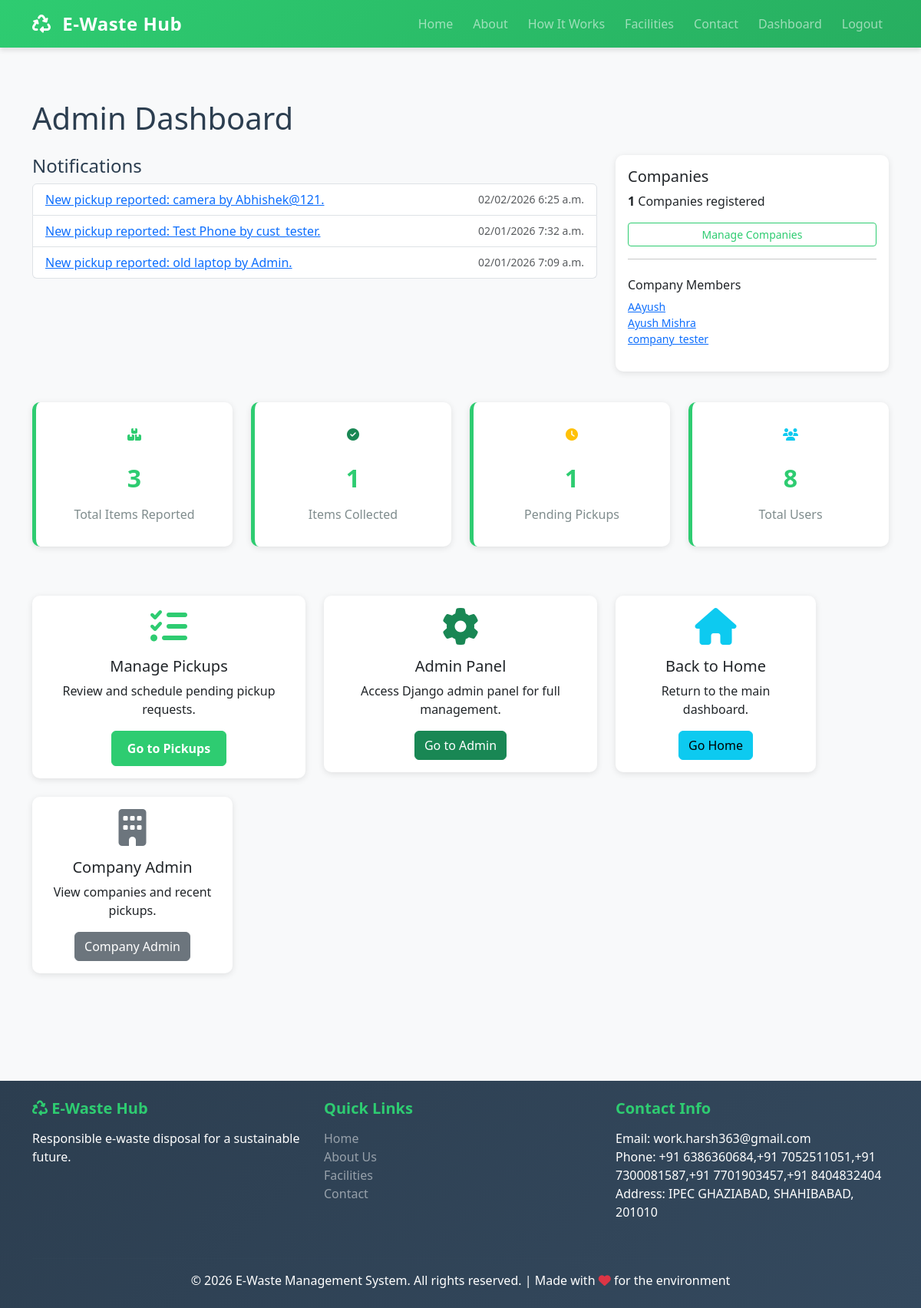
/admin-dashboard/ (signed in), run on the app's committed database.
### ewaste/models.py (models this page shows, shortened)
class Notification(models.Model):
    user = models.ForeignKey(User, on_delete=models.CASCADE, null=True, blank=True, related_name='notifications')
    company = models.ForeignKey('Company', on_delete=models.CASCADE, null=True, blank=True, related_name='notifications')
    message = models.TextField()
    url = models.CharField(max_length=500, blank=True)
    is_read = models.BooleanField(default=False)
    created_at = models.DateTimeField(auto_now_add=True)
    class Meta:
        ordering = ['-created_at']

### ewaste/views.py (the view)
# urls.py: path('admin-dashboard/', views.admin_dashboard, name='admin_dashboard'),
@login_required(login_url='login')
def admin_dashboard(request):
    if not request.user.is_staff:
        messages.error(request, "You don't have permission to access this page!")
        return redirect('dashboard')
    total_items = EWasteItem.objects.count()
    collected_items = EWasteItem.objects.filter(is_collected=True).count()
    pending_pickups = PickupRequest.objects.filter(status='pending').count()
    total_users = User.objects.count()
    notifications = Notification.objects.filter(user=request.user, is_read=False)
    companies_count = Company.objects.count()
    company_members = User.objects.filter(profile__is_company=True)
    context = {
        'total_items': total_items,
        'collected_items': collected_items,
        'pending_pickups': pending_pickups,
        'total_users': total_users,
        'notifications': notifications,
        'companies_count': companies_count,
        'company_members': company_members,
    }
    return render(request, 'admin_dashboard.html', context)

### ewaste/templatetags/profile_extras.py (called while the page is built)
@register.filter(name='is_company')
def is_company(user):
    try:
        profile = getattr(user, 'profile', None)
        return bool(profile and getattr(profile, 'is_company', False))
    except Exception:
        return False

### templates/admin_dashboard.html (shortened to what this page needs)
{% extends 'base.html' %}
{% block content %}
<div class="container py-5">
    <h1 class="mb-4">Admin Dashboard</h1>
    <div class="row mb-4">
        <div class="col-md-8 mb-3">
            <h4>Notifications</h4>
            {% if notifications %}
                <ul class="list-group">
                    {% for n in notifications %}
                    <li class="list-group-item d-flex justify-content-between align-items-center">
                        <a href="{{ n.url }}">{{ n.message|truncatechars:100 }}</a>
                        <small class="text-muted">{{ n.created_at|date:"SHORT_DATETIME_FORMAT" }}</small>
                    </li>
                    {% endfor %}
                </ul>
            {% else %}
                <p>No new notifications.</p>
            {% endif %}
        </div>
        <div class="col-md-4 mb-3">
            <div class="card p-3">
                <h5>Companies</h5>
                <p><strong>{{ companies_count }}</strong> Companies registered</p>
                <a href="/admin/ewaste/company/" class="btn btn-outline-primary btn-sm">Manage Companies</a>
                <hr>
                <h6 class="mt-2">Company Members</h6>
                {% if company_members.exists %}
                    <ul class="list-unstyled small">
                        {% for cm in company_members|slice:":5" %}
                        <li><a href="/admin/auth/user/{{ cm.id }}/change/">{{ cm.get_full_name|default:cm.username }}</a></li>
                        {% endfor %}
                    </ul>
                {% else %}
                    <p class="small">No company members yet.</p>
                {% endif %}
            </div>
        </div>
    </div>
    <div class="row mb-5">
        <div class="col-md-3 mb-3">
            <div class="stat-card">
                <i class="fas fa-boxes text-primary"></i>
                <h3>{{ total_items }}</h3>
                <p>Total Items Reported</p>
            </div>
        </div>
        <div class="col-md-3 mb-3">
            <div class="stat-card">
                <i class="fas fa-check-circle text-success"></i>
                <h3>{{ collected_items }}</h3>
                <p>Items Collected</p>
            </div>
        </div>
        <div class="col-md-3 mb-3">
            <div class="stat-card">
                <i class="fas fa-clock text-warning"></i>
                <h3>{{ pending_pickups }}</h3>
                <p>Pending Pickups</p>
            </div>
        </div>
        <div class="col-md-3 mb-3">
            <div class="stat-card">
                <i class="fas fa-users text-info"></i>
                <h3>{{ total_users }}</h3>
                <p>Total Users</p>
            </div>
        </div>
    </div>
    <div class="row">
        <div class="col-md-4 mb-4">
            <div class="card">
                <div class="card-body text-center">
                    <i class="fas fa-tasks fa-3x text-primary mb-3"></i>
                    <h5 class="card-title">Manage Pickups</h5>
                    <p class="card-text">Review and schedule pending pickup requests.</p>
                    <a href="{% url 'manage_pickups' %}" class="btn btn-primary">Go to Pickups</a>
                </div>
            </div>
        </div>
        <div class="col-md-4 mb-4">
            <div class="card">
                <div class="card-body text-center">
                    <i class="fas fa-cog fa-3x text-success mb-3"></i>
                    <h5 class="card-title">Admin Panel</h5>
                    <p class="card-text">Access Django admin panel for full management.</p>
                    <a href="/admin/" class="btn btn-success">Go to Admin</a>
                </div>
            </div>
        </div>
        <div class="col-md-3 mb-4">
            <div class="card">
                <div class="card-body text-center">
                    <i class="fas fa-home fa-3x text-info mb-3"></i>
                    <h5 class="card-title">Back to Home</h5>
                    <p class="card-text">Return to the main dashboard.</p>
                    <a href="{% url 'home' %}" class="btn btn-info">Go Home</a>
                </div>
            </div>
        </div>
        <div class="col-md-3 mb-4">
            <div class="card">
                <div class="card-body text-center">
                    <i class="fas fa-building fa-3x text-secondary mb-3"></i>
                    <h5 class="card-title">Company Admin</h5>
                    <p class="card-text">View companies and recent pickups.</p>
                    <a href="{% url 'company_admin' %}" class="btn btn-secondary">Company Admin</a>
                </div>
            </div>
        </div>
    </div>
</div>
{% endblock %}

### templates/static/css/style.css (style rules this page uses)
:root { --primary-color: #2ecc71; --secondary-color: #3498db; --dark-color: #2c3e50; --light-color: #ecf0f1; --danger-color: #e74c3c; --warning-color: #f39c12; }
* { margin: 0; padding: 0; box-sizing: border-box; }
body { font-family: 'Segoe UI', Tahoma, Geneva, Verdana, sans-serif; color: #2c3e50; background-color: #f8f9fa; }
.card { border: none; border-radius: 10px; box-shadow: 0 2px 8px rgba(0, 0, 0, 0.1); transition: all 0.3s ease; }
.stat-card { background: white; padding: 30px; border-radius: 10px; text-align: center; box-shadow: 0 2px 8px rgba(0, 0, 0, 0.1); border-left: 5px solid var(--primary-color); }
.stat-card i { margin-bottom: 15px; }
.stat-card h3 { font-size: 2rem; font-weight: 700; color: var(--primary-color); margin: 15px 0; }
.stat-card p { color: #7f8c8d; font-weight: 500; margin: 0; }
.btn-primary { background-color: var(--primary-color); border-color: var(--primary-color); font-weight: 600; padding: 10px 20px; transition: all 0.3s ease; }
.btn-outline-primary { color: var(--primary-color); border-color: var(--primary-color); }
.card { animation: slideIn 0.3s ease-out; }
.text-primary { color: var(--primary-color) !important; }

### data on the page
Notification: message "New pickup reported: camera by Abhishek@121.", created_at "02/02/2026 6:25 a.m."
Notification: message "New pickup reported: Test Phone by cust_tester.", created_at "02/01/2026 7:32 a.m."
Notification: message "New pickup reported: old laptop by Admin.", created_at "02/01/2026 7:09 a.m."

### other printed values
{{ companies_count }} "1"
{{ cm.get_full_name|default:cm.username }} "AAyush"
{{ cm.get_full_name|default:cm.username }} "Ayush Mishra"
{{ cm.get_full_name|default:cm.username }} "company_tester"
{{ total_items }} "3"
{{ collected_items }} "1"
{{ pending_pickups }} "1"
{{ total_users }} "8"
